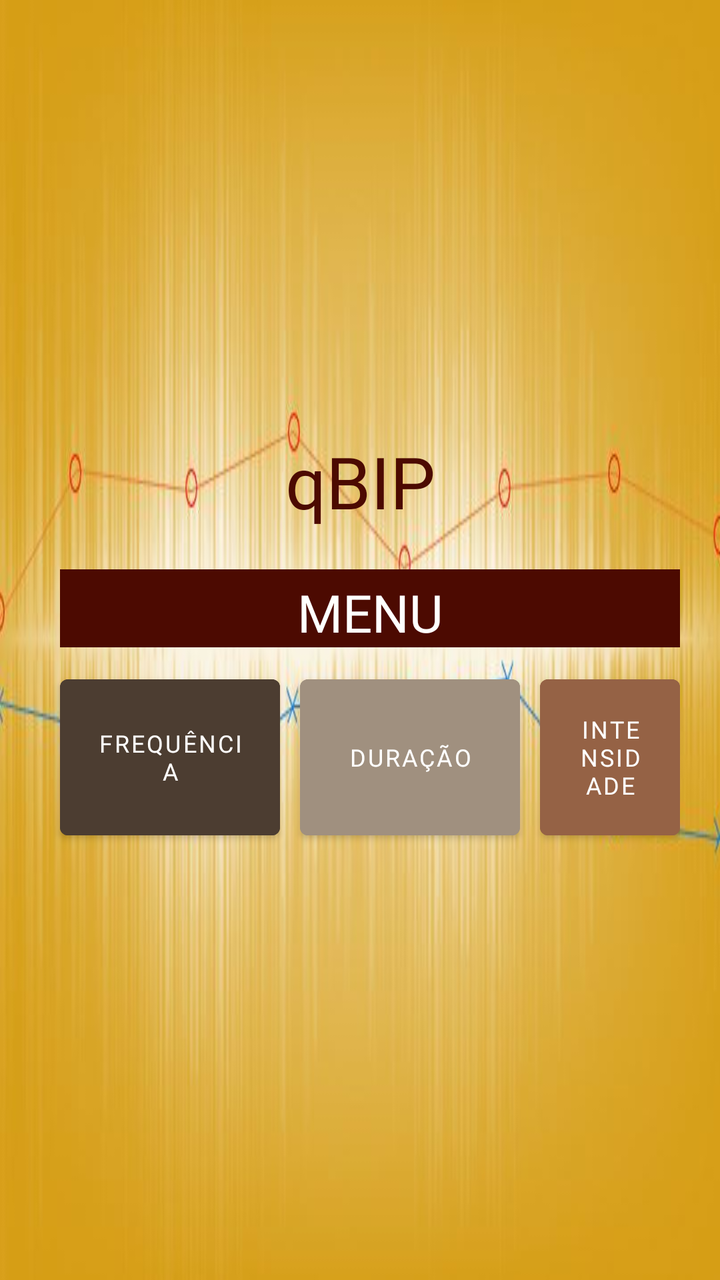
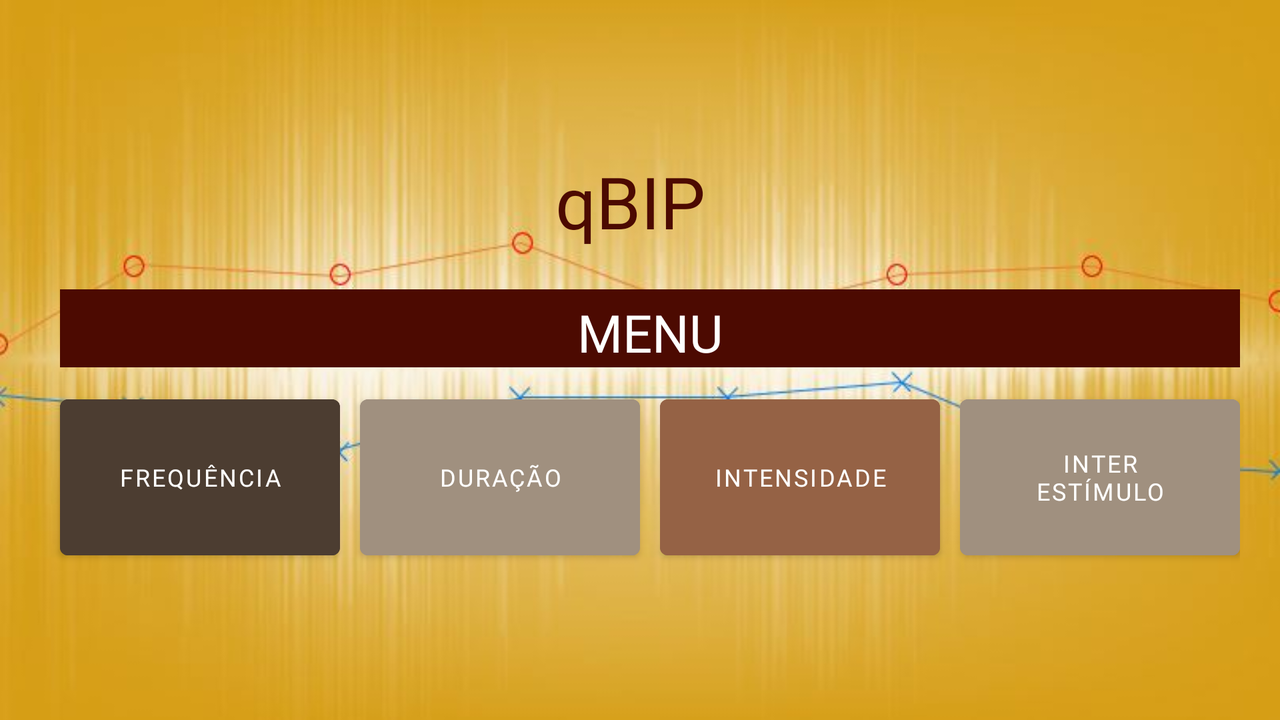

One screen, two layout resources from the same app: the default and the repository's alternative for another configuration. Each is rendered where Android would select it; the XML of both is given below.
<!-- AndroidManifest.xml: application theme Theme.QBIP -->
<!-- res/layout/menu_main.xml -->
<?xml version="1.0" encoding="utf-8"?>
<LinearLayout xmlns:android="http://schemas.android.com/apk/res/android"
    android:layout_width="match_parent"
    android:layout_height="match_parent"
    android:gravity="center"
    android:background="@drawable/backgroundmenu">

    <RelativeLayout
        android:layout_width="wrap_content"
        android:layout_height="wrap_content"
        android:paddingHorizontal="20dp"
        android:layout_gravity="center"
        android:paddingVertical="10dp">

        <TextView
            android:id="@+id/titulo"
            android:layout_width="590dp"
            android:textAlignment="center"
            android:layout_height="wrap_content"
            android:text="qBIP"
            android:textFontWeight="400"
            android:fontFamily="@font/hemihead"
            android:textColor="#4C0A01"
            android:textSize="36dp"/>

        <TextView
            android:id="@+id/subtitulo"
            android:layout_height="wrap_content"
            android:layout_width="590dp"
            android:paddingTop="4dp"
            android:textAlignment="center"
            android:layout_marginLeft="10dp"
            android:layout_marginTop="20dp"
            android:layout_below="@id/titulo"
            android:text="MENU"
            android:background="#4C0A01"
            android:textFontWeight="400"
            android:fontFamily="@font/hemihead"
            android:textColor="@color/white"
            android:textSize="26dp"/>

        <Button
            android:id="@+id/opc01"
            android:layout_width="110dp"
            android:layout_height="90dp"
            android:layout_below="@id/subtitulo"
            android:layout_marginLeft="10dp"
            android:layout_marginTop="10dp"
            android:fontFamily="@font/hemihead"
            android:onClick="frequencia"
            android:backgroundTint="#4c3d31"
            android:text="Frequência"
            android:textColor="#FFFFFF"
            android:textSize="12dp" />

        <Button
            android:id="@+id/opc02"
            android:layout_width="110dp"
            android:layout_height="90dp"
            android:layout_toRightOf="@id/opc01"
            android:layout_below="@id/subtitulo"
            android:layout_marginLeft="10dp"
            android:layout_marginTop="10dp"
            android:fontFamily="@font/hemihead"
            android:onClick="duracao"
            android:backgroundTint="#a0907f"
            android:text="Duração"
            android:textColor="#FFFFFF"
            android:textSize="12dp" />

        <Button
            android:id="@+id/opc03"
            android:layout_width="110dp"
            android:layout_height="90dp"
            android:layout_toRightOf="@id/opc02"
            android:layout_below="@id/subtitulo"
            android:layout_marginLeft="10dp"
            android:layout_marginTop="10dp"
            android:fontFamily="@font/hemihead"
            android:onClick="intensidade"
            android:backgroundTint="#956245"
            android:text="Intensidade"
            android:textColor="#FFFFFF"
            android:textSize="12dp" />
        <Button
            android:id="@+id/opc04"
            android:layout_width="110dp"
            android:layout_height="90dp"
            android:layout_toRightOf="@id/opc03"
            android:layout_below="@id/subtitulo"
            android:layout_marginLeft="10dp"
            android:layout_marginTop="10dp"
            android:fontFamily="@font/hemihead"
            android:layout_gravity="center"
            android:text="Inter\nestímulo"
            android:backgroundTint="#a0907f"
            android:textColor="#FFFFFF"
            android:textSize="12dp" />
        <Button
            android:id="@+id/opc05"
            android:layout_width="110dp"
            android:layout_height="90dp"
            android:layout_toRightOf="@id/opc04"
            android:layout_below="@id/subtitulo"
            android:layout_marginLeft="10dp"
            android:layout_marginTop="10dp"
            android:fontFamily="@font/hemihead"
            android:layout_gravity="center"
            android:text="Murmúrio"
            android:backgroundTint="#4c3d31"
            android:textColor="#FFFFFF"
            android:textSize="12dp" />

    </RelativeLayout>

</LinearLayout>
<!-- resources referenced by this layout -->
<resources>
  <color name="white">#FFFFFFFF</color>
  <!-- drawable backgroundmenu: jpg bitmap (drawable, 37796 bytes) -->
  <style name="Theme.QBIP" parent="Theme.MaterialComponents.NoActionBar">
          
          <item name="colorPrimary">@color/purple_700</item>
          <item name="colorPrimaryVariant">@color/purple_700</item>
          <item name="colorOnPrimary">@color/white</item>
          
          <item name="colorSecondary">@color/teal_200</item>
          <item name="colorSecondaryVariant">@color/teal_700</item>
          <item name="colorOnSecondary">@color/black</item>
          
          <item name="android:statusBarColor" tools:targetApi="l">?attr/colorPrimaryVariant</item>
          
      </style>
  <color name="purple_700">#4C0A01</color>
  <color name="teal_200">#FF03DAC5</color>
  <color name="teal_700">#FF018786</color>
  <color name="black">#FF000000</color>
</resources>
<!-- res/layout-land/menu_main.xml (the repository's variant of the layout above) -->
<!-- drawn on the phone turned sideways -->
<?xml version="1.0" encoding="utf-8"?>
<LinearLayout xmlns:android="http://schemas.android.com/apk/res/android"
    android:layout_width="match_parent"
    android:layout_height="match_parent"
    android:gravity="center"
    android:background="@drawable/backgroundmenu">

    <RelativeLayout
        android:layout_width="wrap_content"
        android:layout_height="wrap_content"
        android:paddingHorizontal="20dp"
        android:layout_gravity="center"
        android:paddingVertical="10dp">

        <TextView
            android:id="@+id/titulo"
            android:layout_width="590dp"
            android:textAlignment="center"
            android:layout_height="wrap_content"
            android:text="qBIP"
            android:textFontWeight="400"
            android:fontFamily="@font/hemihead"
            android:textColor="#4C0A01"
            android:textSize="36dp"/>

        <TextView
            android:id="@+id/subtitulo"
            android:layout_height="wrap_content"
            android:layout_width="590dp"
            android:paddingTop="4dp"
            android:textAlignment="center"
            android:layout_marginLeft="10dp"
            android:layout_marginTop="20dp"
            android:layout_below="@id/titulo"
            android:text="MENU"
            android:background="#4C0A01"
            android:textFontWeight="400"
            android:fontFamily="@font/hemihead"
            android:textColor="@color/white"
            android:textSize="26dp"/>

        <Button
            android:id="@+id/opc01"
            android:layout_width="140dp"
            android:layout_height="90dp"
            android:layout_below="@id/subtitulo"
            android:layout_marginLeft="10dp"
            android:layout_marginTop="10dp"
            android:backgroundTint="#4c3d31"
            android:fontFamily="@font/hemihead"
            android:onClick="frequencia"
            android:text="Frequência"
            android:textColor="#FFFFFF"
            android:textSize="12dp" />

        <Button
            android:id="@+id/opc02"
            android:layout_width="140dp"
            android:layout_height="90dp"
            android:layout_below="@id/subtitulo"
            android:layout_marginLeft="10dp"
            android:layout_marginTop="10dp"
            android:layout_toRightOf="@id/opc01"
            android:backgroundTint="#a0907f"
            android:fontFamily="@font/hemihead"
            android:onClick="duracao"
            android:text="Duração"
            android:textColor="#FFFFFF"
            android:textSize="12dp" />

        <Button
            android:id="@+id/opc03"
            android:layout_width="140dp"
            android:layout_height="90dp"
            android:layout_toRightOf="@id/opc02"
            android:layout_below="@id/subtitulo"
            android:layout_marginLeft="10dp"
            android:layout_marginTop="10dp"
            android:fontFamily="@font/hemihead"
            android:onClick="intensidade"
            android:backgroundTint="#956245"
            android:text="Intensidade"
            android:textColor="#FFFFFF"
            android:textSize="12dp" />

        <Button
            android:id="@+id/opc04"
            android:layout_width="140dp"
            android:layout_height="90dp"
            android:layout_below="@id/subtitulo"
            android:layout_gravity="center"
            android:layout_marginLeft="10dp"
            android:layout_marginTop="10dp"
            android:layout_toRightOf="@id/opc03"
            android:backgroundTint="#a0907f"
            android:fontFamily="@font/hemihead"
            android:onClick="interestimulo"
            android:text="Inter\nestímulo"
            android:textColor="#FFFFFF"
            android:textSize="12dp" />

    </RelativeLayout>

</LinearLayout>
